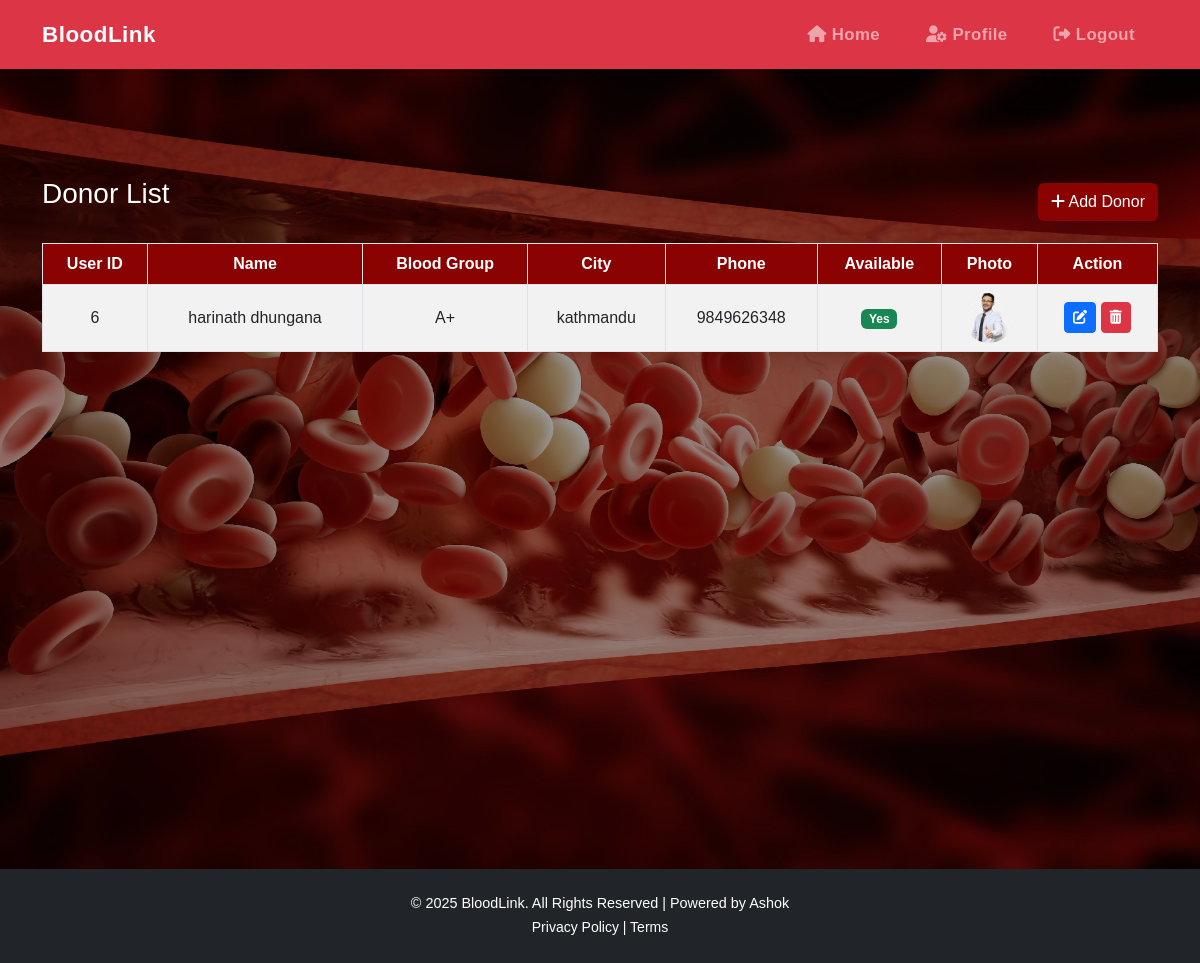
The app's page /BloodManagementSystem/donors/manage_donors.php (signed in) with its own data.
### tables this page shows
CREATE TABLE `donors` (
  `user_id` int(11) NOT NULL,
  `name` varchar(100) NOT NULL,
  `phone_number` varchar(15) DEFAULT NULL,
  `blood_group` varchar(5) NOT NULL,
  `city` varchar(100) NOT NULL,
  `profile_photo` varchar(255) DEFAULT NULL,
  `national_id_number` varchar(50) NOT NULL,
  `national_id_photo` varchar(255) DEFAULT NULL,
  `last_donation_date` date DEFAULT NULL,
  `availability` tinyint(1) DEFAULT 1,
  PRIMARY KEY (`user_id`),
  CONSTRAINT `donors_ibfk_1` FOREIGN KEY (`user_id`) REFERENCES `users` (`id`)
);

### BloodManagementSystem/donors/manage_donors.php (the view, shortened to what this page needs)
<?php
include('../includes/db.php');
$records_per_page = 10;
$page = isset($_GET['page']) && is_numeric($_GET['page']) ? (int)$_GET['page'] : 1;
$offset = ($page - 1) * $records_per_page;
$result = mysqli_query($conn, "SELECT * FROM donors LIMIT $offset, $records_per_page");
$role = $_SESSION['role'] ?? 'guest';
switch ($role) {
    case 'admin':
        $home_url = '../dashboard/admindash.php';
        $profile_url = '../admin/admin_profile.php';
        break;
}
?>
<!DOCTYPE html>
<html lang="en">
<head>
    <link href="https://cdn.jsdelivr.net/npm/bootstrap@5.3.0/dist/css/bootstrap.min.css" rel="stylesheet">
    <link href="https://cdnjs.cloudflare.com/ajax/libs/font-awesome/6.4.0/css/all.min.css" rel="stylesheet">
    <link href="../style.css" rel="stylesheet">
</head>
<body class="d-flex flex-column min-vh-100">
<nav class="navbar navbar-expand-lg navbar-dark bg-danger">
    <div class="container">
        <a class="navbar-brand" href="<?= $home_url ?>">BloodLink</a>
        <div class="collapse navbar-collapse custom-collapse justify-content-end" id="navbarNav">
            <ul class="navbar-nav">
                <li class="nav-item"><a class="nav-link" href="<?= $home_url ?>"><i class="fas fa-home"></i> Home</a></li>
                <?php if ($profile_url !== '#'): ?>
                    <li class="nav-item"><a class="nav-link" href="<?= $profile_url ?>"><i class="fas fa-user-cog"></i> Profile</a></li>
                <?php endif; ?>
                <li class="nav-item"><a class="nav-link" href="../logout.php"><i class="fas fa-sign-out-alt"></i> Logout</a></li>
            </ul>
        </div>
    </div>
</nav>
 <div class="request-wrapper">
<main class="container mt-5 flex-grow-1">
    <div class="d-flex justify-content-between align-items-center mb-3 flex-wrap">
        <h3 class="mb-3 text-white ">Donor List</h3>
        <a href="add_donor.php" class="btn add-btn"><i class="fas fa-plus"></i> Add Donor</a>
    </div>
    <div class="responsive-table">
        <table class="table table-striped table-bordered align-middle text-center" >
            <thead >
                <tr class="custom-header">
                    <th>User ID</th>
                    <th>Name</th>
                    <th>Blood Group</th>
                    <th>City</th>
                    <th>Phone</th>
                    <th>Available</th>
                    <th>Photo</th>
                    <th>Action</th>
                </tr>
            </thead>
            <tbody>
            <?php while($row = mysqli_fetch_assoc($result)) { ?>
                <tr>
                    <td><?= htmlspecialchars($row['user_id']) ?></td>
                    <td><?= htmlspecialchars($row['name']) ?></td>
                    <td><?= htmlspecialchars($row['blood_group']) ?></td>
                    <td><?= htmlspecialchars($row['city']) ?></td>
                    <td><?= htmlspecialchars($row['phone_number']) ?></td>
                    <td>
                        <span class="badge bg-<?= $row['availability'] ? 'success' : 'secondary' ?>">
                            <?= $row['availability'] ? 'Yes' : 'No' ?>
                        </span>
                    </td>
                    <td>
                        <?php
                            $photoPath = '../uploads/donor_photos/' . $row['profile_photo'];
                            if (!empty($row['profile_photo']) && file_exists($photoPath)): ?>
                                <img src="<?= htmlspecialchars($photoPath) ?>" alt="Profile Photo" width="50" height="50">
                            <?php else: ?>
                                <span class="text-muted">No Photo</span>
                            <?php endif; ?>
                    </td>
                    <td>
                        <a href="update.php?user_id=<?= $row['user_id'] ?>" class="btn btn-sm btn-primary">
                            <i class="fas fa-edit"></i>
                        </a>
                        <?php if ($_SESSION['role'] === 'admin'): ?>
                            <a href="delete_donor.php?user_id=<?= $row['user_id'] ?>"
                            onclick="return confirm('Are you sure you want to delete this donor?')"
                            class="btn btn-sm btn-danger">
                                <i class="fas fa-trash-alt"></i>
                            </a>
                        <?php endif; ?>
                    </td>
                </tr>
            <?php } ?>
            </tbody>
        </table>
    </div>
</main>
</div>
<footer class="bg-dark text-white text-center py-4 mt-auto">
    <div class="container">
        <p class="mb-0">&copy; <?= date('Y') ?> BloodLink. All Rights Reserved | Powered by Ashok</p>
        <small><a href="#" class="text-white text-decoration-none">Privacy Policy</a> | <a href="#" class="text-white text-decoration-none">Terms</a></small>
    </div>
</footer>
</body>
</html>

### BloodManagementSystem/style.css (style rules this page uses)
body { font-family: 'Arial', sans-serif; color: #070603; }
@media (min-width: 992px) { .navbar-nav .nav-link { margin: 0 15px; font-weight: 600; font-size: 1.05rem; letter-spacing: 0.4px; transition: color 0.3s ease; } }
.navbar { padding-top: 0.8rem; padding-bottom: 0.8rem; }
.navbar-brand { font-weight: 700; font-size: 1.4rem; letter-spacing: 0.5px; }
footer { background-color: #070603; }
footer p { font-size: 0.9rem; }
footer a { color: #B79455; text-decoration: none; }

### BloodManagementSystem/donors/manage_donors.php (style rules this page uses)
.table img { border-radius: 50%; object-fit: cover; }
.add-btn { background-color: #8a0302; color: white; }
.responsive-table { overflow-x: auto; }
.custom-header th { background-color: #8a0302 !important; color: white !important; }
.request-wrapper { background: url('../images/savelife.jpg') no-repeat center center; background-size: cover; min-height: 100vh; position: relative; z-index: 0; padding-top: 60px; }
.request-wrapper::before { content: ""; position: absolute; inset: 0; background: rgba(0, 0, 0, 0.4); z-index: 1; }
.request-wrapper .container { position: relative; z-index: 2; }

### records on screen
donors: user_id "6", name "harinath dhungana", blood_group "A+", city "kathmandu", phone_number "9849626348", availability "Yes", profile_photo (picture)
